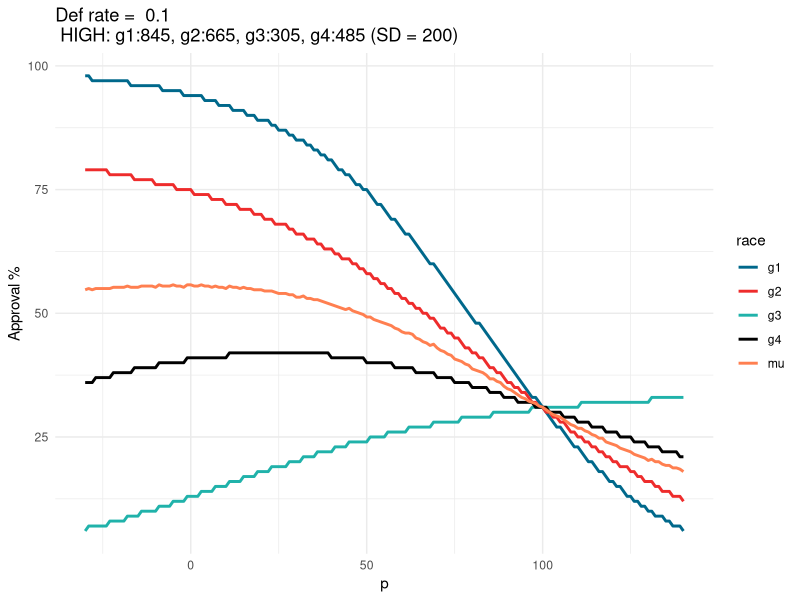

R code for this plot: (Note: this script raises an error after producing the figure.)
#######################
#Define known values:
#######################
library(tidyverse)
library(patchwork)
library(jsonlite)

def.limit = 0.1
#FICO score distributions

# base_rates
race_rates = c('g1'=0.25, 'g2'=0.25, 'g3'=0.25, 'g4'=0.25) #equal base rates

# # means
# race_means = c('g1'=630, 'g2'=610, 'g3'=570, 'g4'=590) #low diff
# mu_type = 'LOW: g1:630, g2:610, g3:570, g4:590 (SD:120)'
# race_means = c('g1'=700, 'g2'=650, 'g3'=500, 'g4'=550) #med diff
# mu_type = 'MED: g1:750, g2:650, g3:500, g4:550 (SD:120)'
# race_means = c('g1'=760, 'g2'=680, 'g3'=440, 'g4'=520) #high diff
# mu_type = 'HIGH: g1:760, g2:680, g3:440, g4:520 (SD = 120)'
# race_sds = c('g1'=120, 'g2'=120, 'g3'=120, 'g4'=120)

race_means = c('g1'=675, 'g2'=625, 'g3'=525, 'g4'=575) #low diff
mu_type = 'LOW: g1:675, g2:625, g3:525, g4:575 (SD:200)'
race_means = c('g1'=750, 'g2'=650, 'g3'=450, 'g4'=550) #med diff
mu_type = 'MED: g1:750, g2:650, g3:450, g4:550 (SD:200)'
race_means = c('g1'=845, 'g2'=665, 'g3'=305, 'g4'=485) #high diff
mu_type = 'HIGH: g1:845, g2:665, g3:305, g4:485 (SD = 200)'
race_sds = c('g1'=200, 'g2'=200, 'g3'=200, 'g4'=200)
# pdf of fico score given the fico truncation.
dtnorm = function(x, m, s){
  dnorm(x, m, s) / (pnorm(850, m, s) - pnorm(300, m, s))
}

# default-rate for fico
def_rate_fico = function(x){(1-1/(1+exp(-.016*(x-550))))}

# default rate for threshold, mu, sd
default_rate = function(threshold, m, s){
  integrate(function(x){
    dtnorm(x,m,s)*def_rate_fico(x)
  },
  threshold,850)$val
}

# total default rate with baserates
default_rate_total = function(thresholds){
  dr = purrr::pmap_dbl(data.frame(threshold = thresholds, m = race_means, s = race_sds), 
                       default_rate)
  sum(dr*race_rates)/sum(race_rates) # in case we dont have it sum to 1
}

# find constant thresholds
find.constant.thresholds = function(def.limit){
  t = uniroot(function(t){ 
    default_rate_total(rep(t, 4))-def.limit
  }, 
  lower=300, 
  upper=850)$root
  rep(t, 4)
}

# find constant conditional probability
find.equal.thresholds = function(def.limit){
  p = uniroot(function(p){
    default_rate_total(qnorm(1-p, race_means, race_sds))-def.limit}, 
    lower=0.001, 
    upper=0.999)$root
  qnorm(1-p, race_means, race_sds)
}

# find threshold for interpolated p
thresholds_p1 = find.equal.thresholds(def.limit)
deltas = thresholds_p1 - mean(thresholds_p1)

find.interp.thresholds = function(p, def.limit){
  mu = uniroot(function(mu){ 
    thresholds = deltas*p + mu
    default_rate_total(thresholds)-def.limit
  }, lower=300, 
  upper=850)$root
  mu+deltas*p
}


#Find approval percent
slider_start = -30
slider_end = slider_start+170
p_list = seq(slider_start, slider_end, by = 1)
out = matrix(ncol = length(find.interp.thresholds(0.5, def.limit)),
             nrow = length(p_list))
for (p in p_list){ 
  for(i in 1:length(race_means))
    out[(p-(slider_start-1)),i] = round((1-pnorm(find.interp.thresholds(p/100, def.limit)[i], race_means[i], race_sds[i]))*100,0)
  #out[p+1,i] = (1-pnorm(find.interp.thresholds(p/100, def.limit)[i], race_means[i], race_sds[i]))
}

df = data.frame(out)
df$mu = rowMeans(df[,1:4])
colnames(df) = c('g1','g2','g3','g4', 'mu')
df$tradeoff = mu_type
df$p = p_list
df = df %>% gather(key = 'race', value = 'FICO', 1:5)

df %>% filter(p %in% c(0,25,50,75,100), race == "mu") %>% select(FICO)
theme_set(theme_minimal())
ggplot(data = df, aes(x=p, y = FICO))+
  geom_line(aes(color = race),size = 1)+
  scale_color_manual(values=c("deepskyblue4", "firebrick2","lightseagreen",'black',"coral"))+
  ggtitle(paste("Def rate = ", def.limit, "\n", mu_type ))+
  ylab('Approval %')

(t1|t2|t3)/
  (p1|p2|p3)
